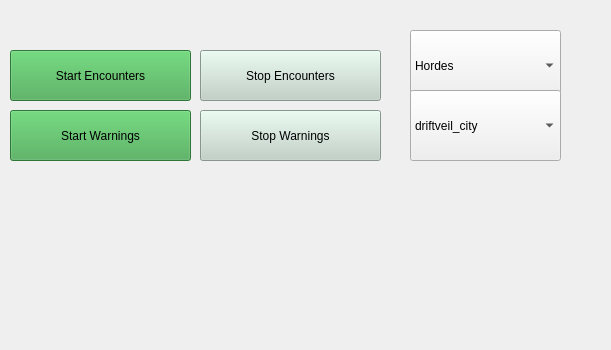
<?xml version="1.0" encoding="UTF-8"?>
<ui version="4.0">
 <class>Form</class>
 <widget class="QWidget" name="Form">
  <property name="geometry">
   <rect>
    <x>0</x>
    <y>0</y>
    <width>611</width>
    <height>350</height>
   </rect>
  </property>
  <property name="windowTitle">
   <string>Form</string>
  </property>
  <widget class="QPushButton" name="pushButton">
   <property name="geometry">
    <rect>
     <x>10</x>
     <y>50</y>
     <width>181</width>
     <height>51</height>
    </rect>
   </property>
   <property name="styleSheet">
    <string notr="true">background-color: rgb(65, 167, 77)</string>
   </property>
   <property name="text">
    <string>Start Encounters</string>
   </property>
  </widget>
  <widget class="QPushButton" name="pushButton_2">
   <property name="geometry">
    <rect>
     <x>10</x>
     <y>110</y>
     <width>181</width>
     <height>51</height>
    </rect>
   </property>
   <property name="styleSheet">
    <string notr="true">background-color: rgb(65, 167, 77)</string>
   </property>
   <property name="text">
    <string>Start Warnings</string>
   </property>
  </widget>
  <widget class="QPushButton" name="pushButton_3">
   <property name="geometry">
    <rect>
     <x>200</x>
     <y>50</y>
     <width>181</width>
     <height>51</height>
    </rect>
   </property>
   <property name="styleSheet">
    <string notr="true">background-color: rgb(191, 209, 198)</string>
   </property>
   <property name="text">
    <string>Stop Encounters</string>
   </property>
  </widget>
  <widget class="QPushButton" name="pushButton_4">
   <property name="geometry">
    <rect>
     <x>200</x>
     <y>110</y>
     <width>181</width>
     <height>51</height>
    </rect>
   </property>
   <property name="styleSheet">
    <string notr="true">background-color: rgb(191, 209, 198)</string>
   </property>
   <property name="text">
    <string>Stop Warnings</string>
   </property>
  </widget>
  <widget class="QComboBox" name="comboBox">
   <property name="geometry">
    <rect>
     <x>410</x>
     <y>30</y>
     <width>151</width>
     <height>71</height>
    </rect>
   </property>
   <item>
    <property name="text">
     <string>Hordes</string>
    </property>
   </item>
   <item>
    <property name="text">
     <string>Singles</string>
    </property>
   </item>
   <item>
    <property name="text">
     <string>Fishing</string>
    </property>
   </item>
  </widget>
  <widget class="QComboBox" name="comboBox_2">
   <property name="geometry">
    <rect>
     <x>410</x>
     <y>90</y>
     <width>151</width>
     <height>71</height>
    </rect>
   </property>
   <item>
    <property name="text">
     <string>driftveil_city</string>
    </property>
   </item>
   <item>
    <property name="text">
     <string>petalburg_woods</string>
    </property>
   </item>
   <item>
    <property name="text">
     <string>other</string>
    </property>
   </item>
  </widget>
 </widget>
 <resources/>
 <connections/>
</ui>
